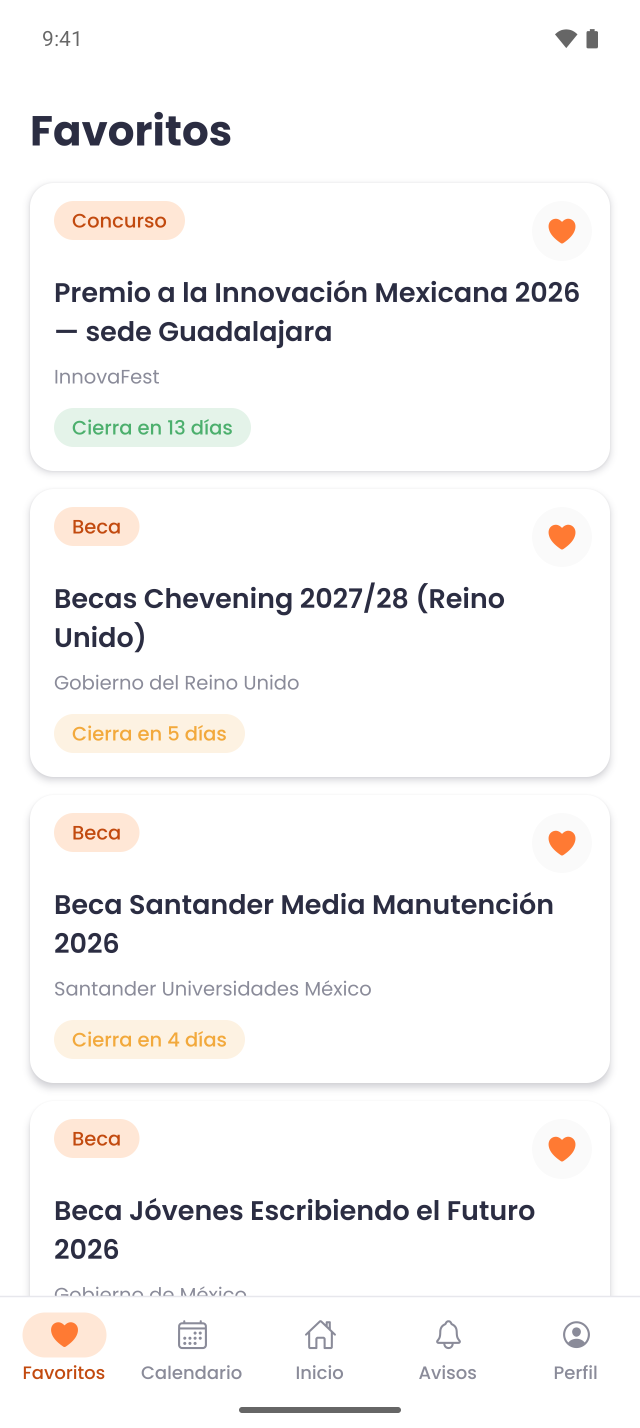
#> input picture store/play/fuente/c_fav.png, 1280 x 2856 px (shown at 1/2 size)
$ python componer_video.py
#> lines starting #> are read from the running program, lines starting #| are printed output that depends on the picture; after the words box and inside, x2 and y2 are one past the last pixel; in counts of white or black regions, pixels touching at a corner belong together
"""Video promocional de Play Store (1920x1080, 30 fps) a partir de grabaciones reales del emulador.

Las grabaciones crudas van en `fuente/` (adb screenrecord 720x1608, barra de estado en modo demo).
Uso: `python store/play/video/componer_video.py` desde la raíz del repo. Requiere Pillow y ffmpeg.
Resultado: `store/play/video/becaria-promo.mp4` (sin música: agrégala en YouTube Studio).
"""
import os
import subprocess

from PIL import Image, ImageDraw, ImageFilter, ImageFont

AQUI = os.path.dirname(os.path.abspath(__file__))
REPO = os.path.abspath(os.path.join(AQUI, '..', '..', '..'))
FUENTE = os.path.join(AQUI, 'fuente')
TMP = os.path.join(AQUI, 'tmp')
FONTS = os.path.join(REPO, 'node_modules', '@expo-google-fonts', 'poppins')
os.makedirs(TMP, exist_ok=True)

W, H, FPS = 1920, 1080, 30
NAVY = (43, 45, 66)
PRIMARY = (255, 122, 51)
PRIMARY_TEXT = (194, 74, 15)
ACCENT = (255, 193, 69)
CLARO = dict(texto=NAVY, resalte=PRIMARY_TEXT, sub=(92, 94, 116), aro=NAVY)
OSCURO = dict(texto=(255, 255, 255), resalte=ACCENT, sub=(201, 202, 214), aro=(255, 255, 255))

# Teléfono: pantalla de 430x960 (proporción de la grabación 720x1608) con bisel.
SW, SH = 430, 960
BISEL, RADIO = 14, 46
PW, PH = SW + 2 * BISEL, SH + 2 * BISEL
PX, PY = 1210, (H - PH) // 2
TRANSICION = 0.45


def font(peso, tam):
    nombre = {'regular': '400Regular/Poppins_400Regular', 'semibold': '600SemiBold/Poppins_600SemiBold',
              'bold': '700Bold/Poppins_700Bold'}[peso]
    return ImageFont.truetype(os.path.join(FONTS, nombre + '.ttf'), tam)


TITULO, SUB = font('bold', 78), font('regular', 38)

# (grabación, inicio, fin, fondo, círculo, tema, título [(texto, resaltado)], subtítulo, ¿tapar barra de estado?)
ESCENAS = [
    ('e1.mp4', 0.0, 6.0, (255, 231, 214), (255, 214, 186), CLARO,
     [('Becas y más, ', 0), ('en un solo lugar', 1)],
     'Becas, concursos, movilidades y certificaciones para estudiantes', False),
    ('e2.mp4', 0.0, 7.6, (255, 240, 199), (255, 226, 150), CLARO,
     [('Sugerencias ', 0), ('hechas para ti', 1)],
     'Según tu nivel educativo y lo que te interesa', True),
    ('e3.mp4', 0.8, 8.6, NAVY, (58, 61, 88), OSCURO,
     [('¿No sabes por dónde empezar? ', 0), ('Tira el dado', 1)],
     'Y ve toda la info: fechas, requisitos y beneficios', True),
    ('e4.mp4', 0.8, 5.6, (220, 234, 247), (196, 218, 240), CLARO,
     [('Explora ', 0), ('por tema', 1)],
     'IA, robótica, negocios, arte, salud, idiomas y más', True),
    ('e5.mp4', 0.6, 7.4, (220, 241, 227), (194, 228, 205), CLARO,
     [('Encuentra justo ', 0), ('lo que buscas', 1)],
     'Búsqueda rápida, incluso sin internet', True),
    ('e6.mp4', 0.8, 8.2, (253, 227, 234), (250, 204, 216), CLARO,
     [('Guarda las que ', 0), ('te laten', 1)],
     'Un toque al corazón y quedan en tus favoritas', True),
    ('e7.mp4', 0.8, 8.8, NAVY, (58, 61, 88), OSCURO,
     [('Tus fechas límite, ', 0), ('de un vistazo', 1)],
     'Un punto de color marca cada cierre', True),
    ('e8.mp4', 0.0, 6.6, (255, 240, 199), (255, 226, 150), CLARO,
     [('Te avisamos ', 0), ('antes de que cierre', 1)],
     'Recordatorios 7, 3 y 1 día antes de cada fecha límite', True),
    ('e9.mp4', 0.8, 5.6, (255, 231, 214), (255, 214, 186), CLARO,
     [('Tu perfil, ', 0), ('tu estilo', 1)],
     'Sin nombre real, sin fotos y sin anuncios', True),
]


# [76 lines left out: functions envolver_rico, envolver, wordmark, fondo_escena, not called in this run]


def capas_telefono():
    """Bisel (con la pantalla transparente) y máscara redondeada de la pantalla."""
    bisel = Image.new('RGBA', (PW, PH), (0, 0, 0, 0))
#> bisel: PIL image 458x988 RGBA; every value is 0
    d = ImageDraw.Draw(bisel)
    d.rounded_rectangle((0, 0, PW - 1, PH - 1), RADIO + BISEL, fill=(24, 25, 38, 255))
    d.rounded_rectangle((BISEL, BISEL, BISEL + SW - 1, BISEL + SH - 1), RADIO, fill=(0, 0, 0, 0))
    cx = PW // 2
    d.ellipse((cx - 8, BISEL + 12, cx + 8, BISEL + 28), fill=(24, 25, 38, 255))
    bisel.save(os.path.join(TMP, 'bisel.png'))
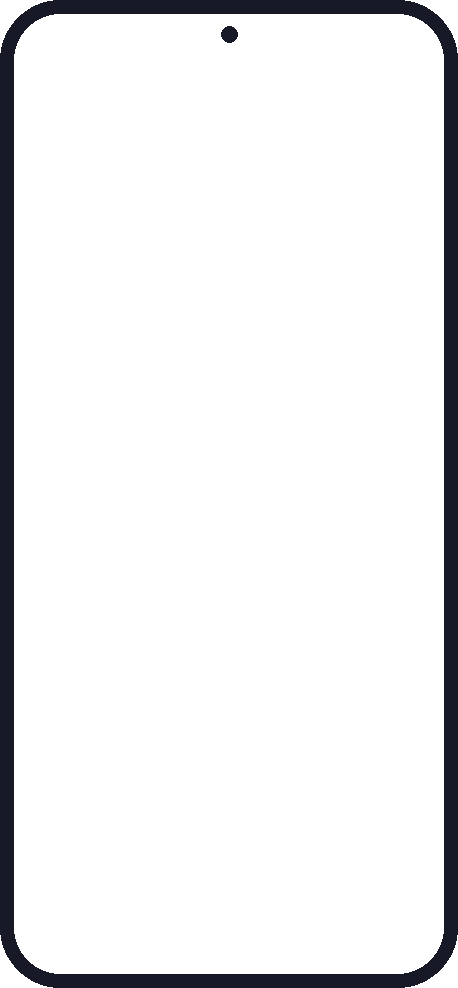
#> saved as bisel.png: PIL image 458x988 RGBA; mean R, G, B, A 2.1, 2.1, 3.2, 21.8; transparent parts drawn white
    mascara = Image.new('L', (SW, SH), 0)
#> mascara: PIL image 430x960 L; every value is 0
    ImageDraw.Draw(mascara).rounded_rectangle((0, 0, SW - 1, SH - 1), RADIO, fill=255)
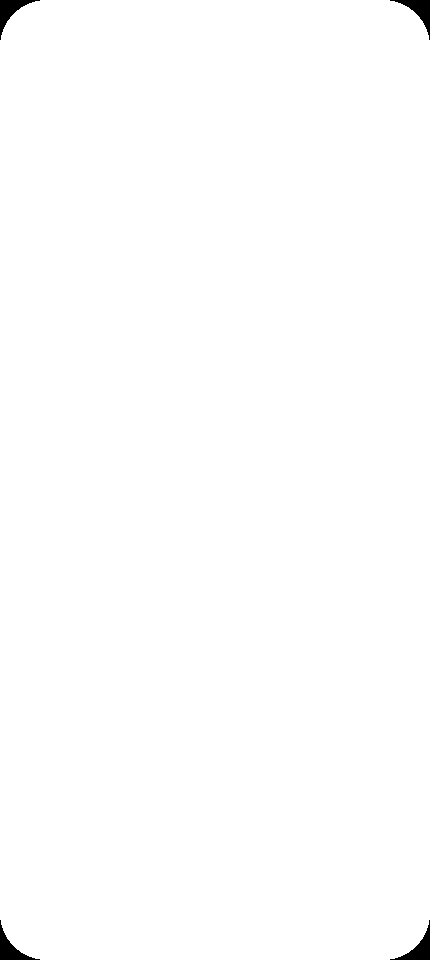
#> mascara: PIL image 430x960 L; 99.5% white; 4 black regions, box (x1, y1, x2, y2) and area: (0, 0, 40, 40) 470, (390, 0, 430, 40) 470, (0, 920, 40, 960) 470, (390, 920, 430, 960) 470
    mascara.save(os.path.join(TMP, 'mascara.png'))
    # Barra de estado limpia (9:41) para tapar contenido que pasa por debajo al hacer scroll.
    banda = Image.open(os.path.join(AQUI, '..', 'fuente', 'c_fav.png')).convert('RGB').crop((0, 0, 1280, 140))
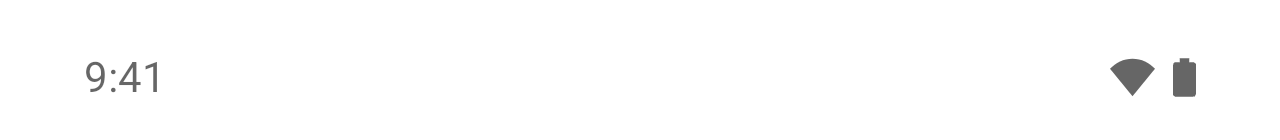
#> banda: PIL image 1280x140 RGB; min 102, max 255, mean 253
    banda.resize((SW, round(140 * SW / 1280)), Image.LANCZOS).save(os.path.join(TMP, 'banda.png'))
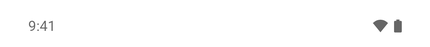
#> saved as banda.png: PIL image 430x47 RGB; min 83, max 255, mean 252.9


def ffmpeg(*args):
    subprocess.run(['ffmpeg', '-v', 'error', '-y', *args], check=True)


# [27 lines left out: function render_escena, not called in this run]


def tarjeta(nombre, titulo, sub, dur):
    """Intro / cierre: logo grande, marca y lema, con un acercamiento lento."""
#> called with nombre = 'intro', titulo = 'Que no se te pase ninguna beca', sub = 'La app de oportunidades para estudiantes', dur = 3.2
    im = Image.new('RGB', (W, H), (255, 231, 214))
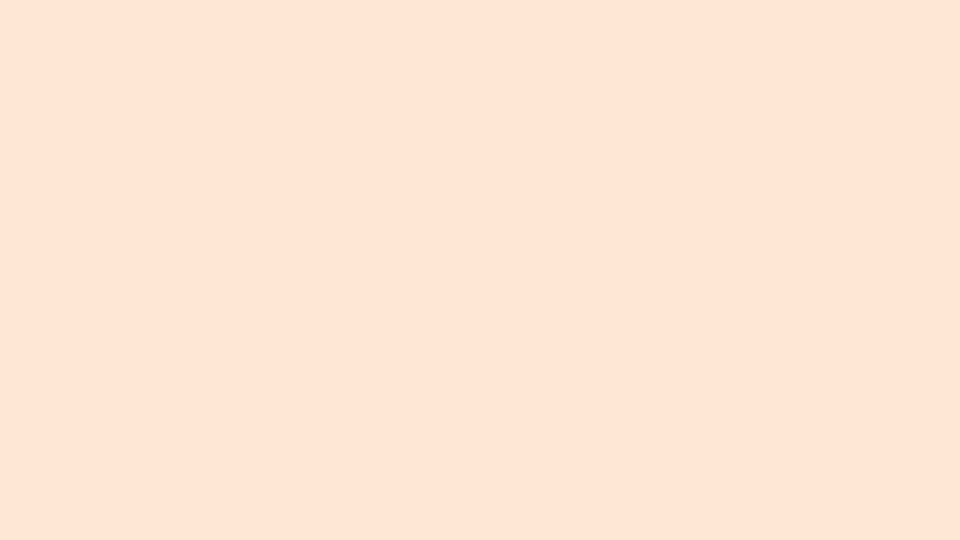
#> im: PIL image 1920x1080 RGB (shown at 1/2 size); mean R, G, B 255, 231, 214
    d = ImageDraw.Draw(im)
    d.ellipse((W // 2 - 520, H // 2 - 520, W // 2 + 520, H // 2 + 520), fill=(255, 222, 200))
    d.ellipse((330, 200, 380, 250), fill=ACCENT)
    d.rounded_rectangle((1540, 250, 1600, 310), 16, fill=PRIMARY)
    d.ellipse((1480, 800, 1530, 850), outline=NAVY, width=9)
#> (the run stopped early here; a loop or call above may not have finished)

$ run again, with store/play/fuente/c_avisos2.png copied over store/play/fuente/c_fav.png
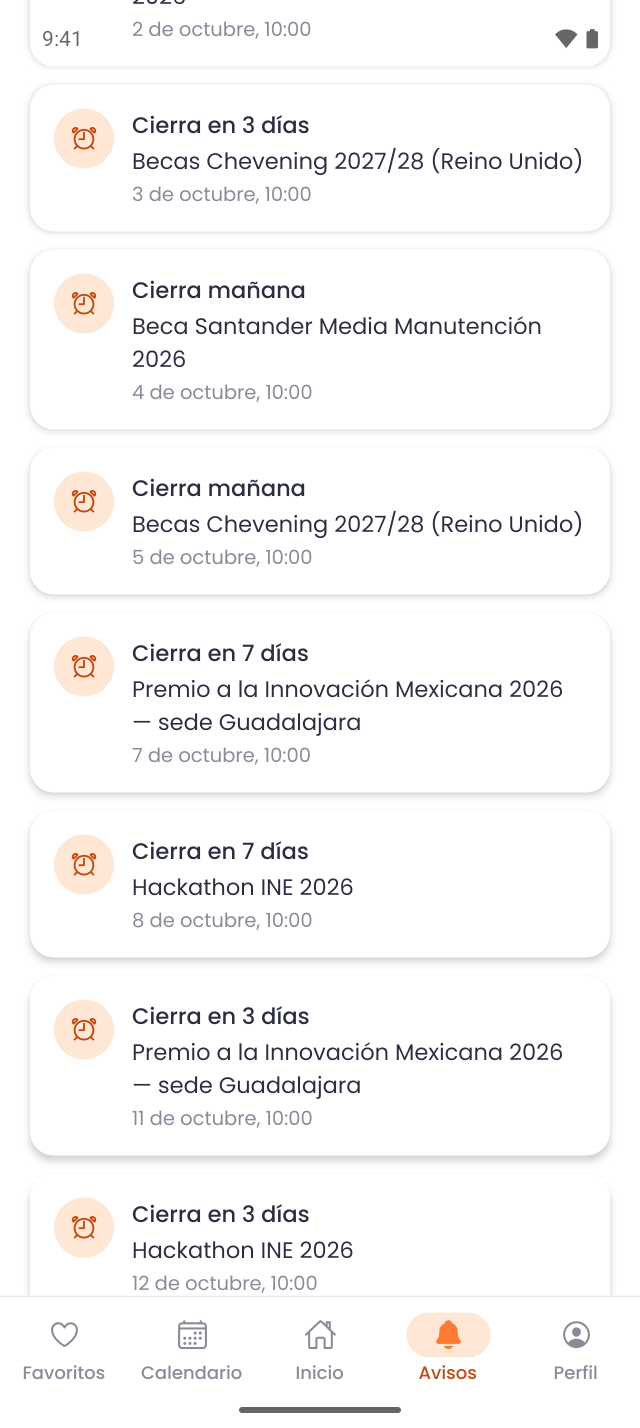
#> input picture store/play/fuente/c_avisos2.png, 1280 x 2856 px (shown at 1/2 size)
#> bisel: PIL image 458x988 RGBA; every value is 0
#> in capas_telefono, `banda = Image.open(os.path.join(AQUI, '..', 'fuente', 'c_fav.png')).co..`:
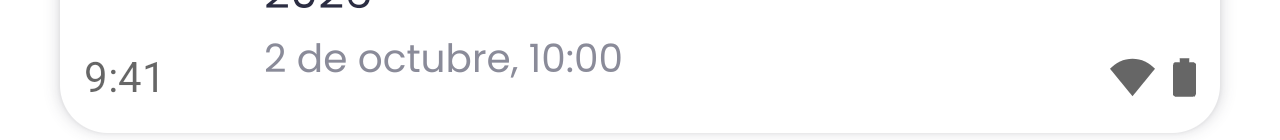
#> banda: PIL image 1280x140 RGB; mean R, G, B 250, 250, 250.3
#> in capas_telefono, `banda.resize((SW, round(140 * SW / 1280)), Image.LANCZOS).save(os.path..`:
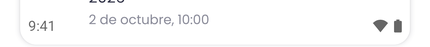
#> saved as banda.png: PIL image 430x47 RGB; mean R, G, B 249.7, 249.7, 250.1
